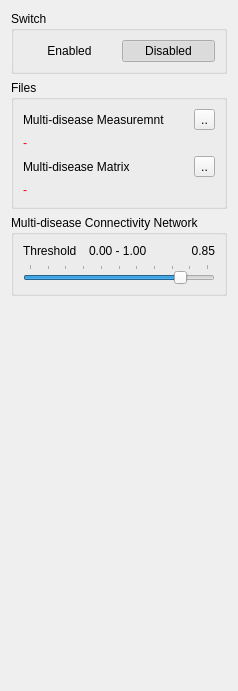
     <widget class="QWidget" name="diseases">
      <attribute name="title">
       <string>Diseases</string>
      </attribute>
      <layout class="QVBoxLayout" name="verticalLayout_8">
       <item>
        <widget class="QGroupBox" name="groupBox_13">
         <property name="title">
          <string>Switch</string>
         </property>
         <layout class="QVBoxLayout" name="verticalLayout_16">
          <item>
           <layout class="QHBoxLayout" name="horizontalLayout_23">
            <item>
             <widget class="QPushButton" name="multiDiseaseEnableBtn">
              <property name="text">
               <string>Enabled</string>
              </property>
              <property name="checkable">
               <bool>true</bool>
              </property>
              <property name="autoExclusive">
               <bool>true</bool>
              </property>
              <property name="flat">
               <bool>true</bool>
              </property>
             </widget>
            </item>
            <item>
             <widget class="QPushButton" name="pushButton_8">
              <property name="text">
               <string>Disabled</string>
              </property>
              <property name="checkable">
               <bool>true</bool>
              </property>
              <property name="checked">
               <bool>true</bool>
              </property>
              <property name="autoExclusive">
               <bool>true</bool>
              </property>
              <property name="flat">
               <bool>true</bool>
              </property>
             </widget>
            </item>
           </layout>
          </item>
         </layout>
        </widget>
       </item>
       <item>
        <widget class="QGroupBox" name="multiDiseaseGroupBox">
         <property name="title">
          <string>Files</string>
         </property>
         <property name="checked">
          <bool>false</bool>
         </property>
         <layout class="QVBoxLayout" name="verticalLayout_7">
          <item>
           <layout class="QHBoxLayout" name="horizontalLayout_17">
            <item>
             <widget class="QLabel" name="label_25">
              <property name="text">
               <string>Multi-disease Measuremnt</string>
              </property>
             </widget>
            </item>
            <item>
             <widget class="QToolButton" name="openMutiDisease">
              <property name="text">
               <string>..</string>
              </property>
             </widget>
            </item>
           </layout>
          </item>
          <item>
           <widget class="QLabel" name="multiDiseaseLabel">
            <property name="palette">
             <palette>
              <active>
               <colorrole role="WindowText">
                <brush brushstyle="SolidPattern">
                 <color alpha="255">
                  <red>255</red>
                  <green>0</green>
                  <blue>0</blue>
                 </color>
                </brush>
               </colorrole>
              </active>
              <inactive>
               <colorrole role="WindowText">
                <brush brushstyle="SolidPattern">
                 <color alpha="255">
                  <red>255</red>
                  <green>0</green>
                  <blue>0</blue>
                 </color>
                </brush>
               </colorrole>
              </inactive>
              <disabled>
               <colorrole role="WindowText">
                <brush brushstyle="SolidPattern">
                 <color alpha="255">
                  <red>120</red>
                  <green>120</green>
                  <blue>120</blue>
                 </color>
                </brush>
               </colorrole>
              </disabled>
             </palette>
            </property>
            <property name="text">
             <string>-</string>
            </property>
            <property name="wordWrap">
             <bool>true</bool>
            </property>
           </widget>
          </item>
          <item>
           <layout class="QHBoxLayout" name="horizontalLayout_26">
            <item>
             <widget class="QLabel" name="label_24">
              <property name="text">
               <string>Multi-disease Matrix</string>
              </property>
             </widget>
            </item>
            <item>
             <widget class="QToolButton" name="openMDConnectivityBtn">
              <property name="text">
               <string>..</string>
              </property>
             </widget>
            </item>
           </layout>
          </item>
          <item>
           <widget class="QLabel" name="MDConnectivityLabel">
            <property name="palette">
             <palette>
              <active>
               <colorrole role="WindowText">
                <brush brushstyle="SolidPattern">
                 <color alpha="255">
                  <red>255</red>
                  <green>0</green>
                  <blue>0</blue>
                 </color>
                </brush>
               </colorrole>
              </active>
              <inactive>
               <colorrole role="WindowText">
                <brush brushstyle="SolidPattern">
                 <color alpha="255">
                  <red>255</red>
                  <green>0</green>
                  <blue>0</blue>
                 </color>
                </brush>
               </colorrole>
              </inactive>
              <disabled>
               <colorrole role="WindowText">
                <brush brushstyle="SolidPattern">
                 <color alpha="255">
                  <red>120</red>
                  <green>120</green>
                  <blue>120</blue>
                 </color>
                </brush>
               </colorrole>
              </disabled>
             </palette>
            </property>
            <property name="text">
             <string>-</string>
            </property>
            <property name="wordWrap">
             <bool>true</bool>
            </property>
           </widget>
          </item>
         </layout>
        </widget>
       </item>
       <item>
        <widget class="QGroupBox" name="groupBox_5">
         <property name="title">
          <string>Multi-disease Connectivity Network</string>
         </property>
         <property name="checked">
          <bool>false</bool>
         </property>
         <layout class="QGridLayout" name="gridLayout_2">
          <item row="3" column="0" colspan="2">
           <widget class="QSlider" name="MDConnectivitySlider">
            <property name="maximum">
             <number>100</number>
            </property>
            <property name="value">
             <number>85</number>
            </property>
            <property name="orientation">
             <enum>Qt::Horizontal</enum>
            </property>
            <property name="tickPosition">
             <enum>QSlider::TicksAbove</enum>
            </property>
           </widget>
          </item>
          <item row="2" column="0" colspan="2">
           <layout class="QHBoxLayout" name="horizontalLayout_18">
            <item>
             <widget class="QLabel" name="label_26">
              <property name="text">
               <string>Threshold</string>
              </property>
             </widget>
            </item>
            <item>
             <widget class="QLabel" name="connectivityRange_2">
              <property name="text">
               <string>0.00 - 1.00</string>
              </property>
             </widget>
            </item>
            <item>
             <widget class="QLabel" name="curMDThresLabel">
              <property name="text">
               <string>0.85</string>
              </property>
              <property name="alignment">
               <set>Qt::AlignRight|Qt::AlignTrailing|Qt::AlignVCenter</set>
              </property>
             </widget>
            </item>
           </layout>
          </item>
         </layout>
        </widget>
       </item>
       <item>
        <spacer name="verticalSpacer_4">
         <property name="orientation">
          <enum>Qt::Vertical</enum>
         </property>
         <property name="sizeHint" stdset="0">
          <size>
           <width>20</width>
           <height>384</height>
          </size>
         </property>
        </spacer>
       </item>
      </layout>
     </widget>
